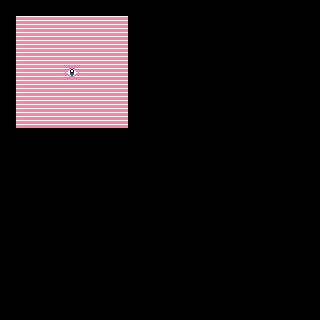

This is a level from a 2D game, rendered from its Tiled map with the project's own tilesets. A one-line summary and the complete map file follow:
An orthogonal 20x20 tile map with 16x16 px tiles, 1 tile layer (// bg) and 10 objects.

<map version="1.5" tiledversion="1.7.2" orientation="orthogonal" renderorder="right-down" width="20" height="20" tilewidth="16" tileheight="16" infinite="0" nextlayerid="4" nextobjectid="19">
 <editorsettings>
  <export target="test3.lua" format="lua" />
 </editorsettings>
 <tileset firstgid="1" name="test" tilewidth="16" tileheight="16" spacing="2" margin="1" tilecount="15" columns="15">
  <image source="../../tilesets/test.png" width="270" height="18" />
  <tile id="1">
   <objectgroup draworder="index" id="2">
    <object id="1" x="0" y="0" width="16" height="16" />
   </objectgroup>
  </tile>
  <tile id="2">
   <objectgroup draworder="index" id="2">
    <object id="1" x="0" y="0" width="16" height="16" />
   </objectgroup>
  </tile>
  <tile id="3">
   <objectgroup draworder="index" id="2">
    <object id="1" x="0" y="0" width="16" height="16" />
   </objectgroup>
  </tile>
  <tile id="4">
   <objectgroup draworder="index" id="2">
    <object id="1" x="0" y="0" width="16" height="16" />
   </objectgroup>
  </tile>
  <tile id="5">
   <objectgroup draworder="index" id="2">
    <object id="1" x="0" y="0" width="16" height="16" />
   </objectgroup>
  </tile>
  <tile id="6">
   <objectgroup draworder="index" id="2">
    <object id="1" x="0" y="0" width="16" height="16" />
   </objectgroup>
  </tile>
  <tile id="7">
   <objectgroup draworder="index" id="2">
    <object id="1" x="0" y="0" width="16" height="16" />
   </objectgroup>
  </tile>
  <tile id="8">
   <objectgroup draworder="index" id="2">
    <object id="1" x="0" y="0" width="16" height="16" />
   </objectgroup>
  </tile>
  <tile id="9">
   <objectgroup draworder="index" id="2">
    <object id="1" x="0" y="0" width="16" height="16" />
   </objectgroup>
  </tile>
  <tile id="10">
   <objectgroup draworder="index" id="3">
    <object id="2" x="0" y="0" width="16" height="16" />
   </objectgroup>
  </tile>
 </tileset>
 <layer id="1" name="// bg" width="20" height="20">
  <data encoding="csv">
0,0,0,0,0,0,0,0,0,0,0,0,0,0,0,0,0,0,0,0,
0,3,3,3,3,3,3,3,0,0,0,0,0,0,0,0,0,0,0,0,
0,3,3,3,3,3,3,3,0,0,0,0,0,0,0,0,0,0,0,0,
0,3,3,3,3,3,3,3,0,0,0,0,0,0,0,0,0,0,0,0,
0,3,3,3,4,3,3,3,0,0,0,0,0,0,0,0,0,0,0,0,
0,3,3,3,3,3,3,3,0,0,0,0,0,0,0,0,0,0,0,0,
0,3,3,3,3,3,3,3,0,0,0,0,0,0,0,0,0,0,0,0,
0,3,3,3,3,3,3,3,0,0,0,0,0,0,0,0,0,0,0,0,
0,0,0,0,0,0,0,0,0,0,0,0,0,0,0,0,0,0,0,0,
0,0,0,0,0,0,0,0,0,0,0,0,0,0,0,0,0,0,0,0,
0,0,0,0,0,0,0,0,0,0,0,0,0,0,0,0,0,0,0,0,
0,0,0,0,0,0,0,0,0,0,0,0,0,0,0,0,0,0,0,0,
0,0,0,0,0,0,0,0,0,0,0,0,0,0,0,0,0,0,0,0,
0,0,0,0,0,0,0,0,0,0,0,0,0,0,0,0,0,0,0,0,
0,0,0,0,0,0,0,0,0,0,0,0,0,0,0,0,0,0,0,0,
0,0,0,0,0,0,0,0,0,0,0,0,0,0,0,0,0,0,0,0,
0,0,0,0,0,0,0,0,0,0,0,0,0,0,0,0,0,0,0,0,
0,0,0,0,0,0,0,0,0,0,0,0,0,0,0,0,0,0,0,0,
0,0,0,0,0,0,0,0,0,0,0,0,0,0,0,0,0,0,0,0,
0,0,0,0,0,0,0,0,0,0,0,0,0,0,0,0,0,0,0,0
</data>
 </layer>
 <objectgroup id="3" name="test" />
</map>